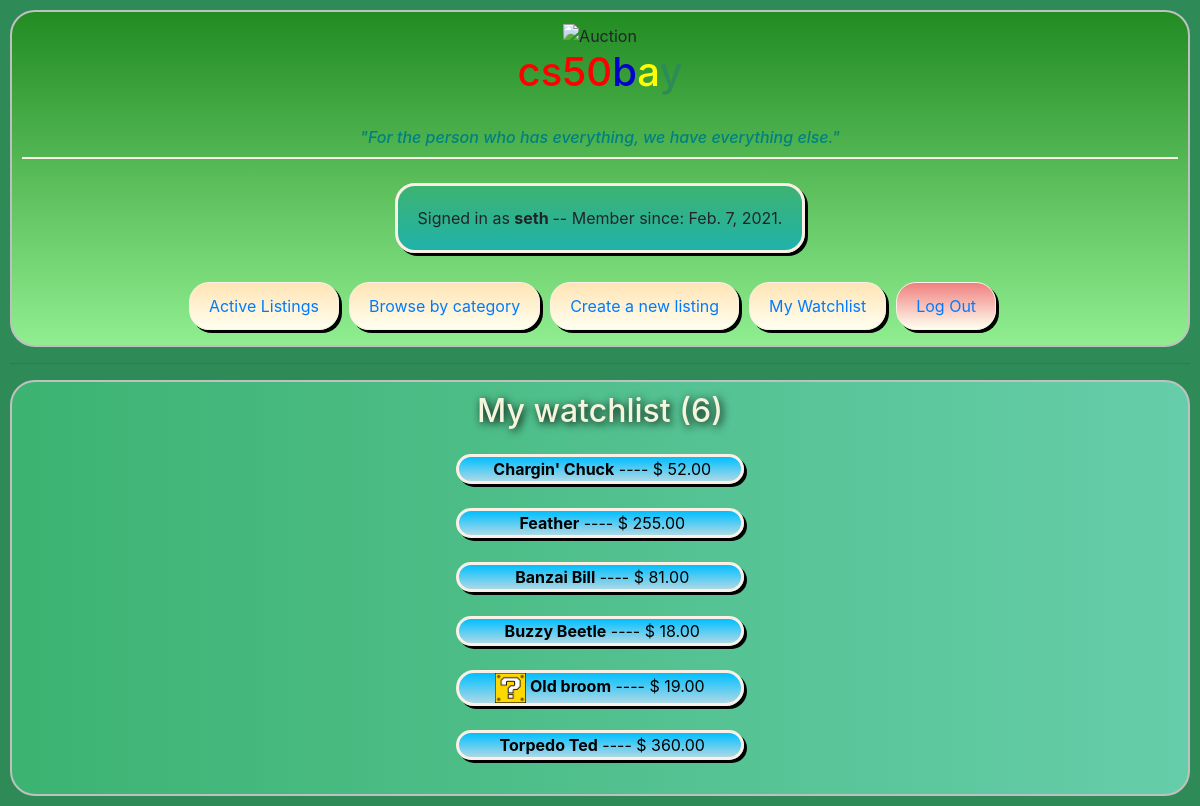
Page /my_watchlist (signed in) on the committed database.
### auctions/models.py (models this page shows, shortened)
class User(AbstractUser):
    member_since = models.DateField(auto_now_add=timezone.now())

class auction_listing(models.Model):
    title = models.CharField(max_length=64)
    description = models.TextField()
    starting_bid = models.DecimalField(max_digits=17, decimal_places=2, default=0)
    creation_date = models.DateTimeField(auto_now_add=timezone.now())
    author = models.CharField(max_length=150)#150 is max length of abstract user
    img_url = models.CharField(max_length=256, blank=True, null=True, help_text="Optional")
    watchlist = models.ManyToManyField(User, blank=True, related_name="user_watchlist")
    active_status = models.BooleanField(default=True)
    categories_list = (
        ('FA', 'Fashion'),
        ('BM', 'Books, Moves & Music'),
        ('EL', 'Electronics'),
        ('CO', 'Collectibles & Art'),
        ('HG', 'Home & Garden'),
        ('SG', 'Sporting Goods'),
        ('TH', 'Toys & Hobbies'),
        ('BI', 'Business & Industrial'),
        ('HB', 'Health & Beauty'),
        ('OT', 'Others')
    )
    category = models.CharField(max_length=2, choices=categories_list, default='OT', help_text="If not specified it will be set as Others")
    class meta:
        ordering = ('-creation_date')

### auctions/views.py (the view)
# urls.py: path("my_watchlist", views.my_watchlist, name="my_watchlist"),
@login_required(login_url='auctions/login.html')
def my_watchlist(request):
    myuser = User.objects.get(username=request.user)
    userwatchlist = myuser.user_watchlist.all()
    id_and_bid = {}
    for listing in userwatchlist:
        current_bid = bids.objects.get(pk=listing)
        id_and_bid[int(listing.id)] = current_bid.highest_bid
    return render(request, "auctions/watchlist.html", {
        "userwatchlist": userwatchlist,
        "id_and_bid": id_and_bid
        })

### auctions/views.py (called while the page is built)
@register.filter
def get_bid(dictionary, key):
    return dictionary.get(key)# django's template wont let parse forloop.counter as an index on a list, so

### auctions/templates/auctions/watchlist.html (shortened to what this page needs)
{% extends "auctions/layout.html" %}
{% block body %}
<h2 class="maintitle">My watchlist ({{id_and_bid |length}})</h2>
<br>
<div>
{% for listing in userwatchlist%}
    <a href="{% url 'listing' listing.id %}" class="watchlistitem">
        <div class="cardstyle" style="margin: auto;">
            <img src="{{listing.img_url}}" alt="" style="height: 30px;">
            <strong>{{listing.title}}</strong> ----  $ {{ id_and_bid | get_bid:listing.id }}
        </div>
    </a>
    <br>
{% endfor %}
</div>
{% endblock %}

### auctions/templates/auctions/layout.html (shortened to what this page needs)
{% load static %}
<!DOCTYPE html>
<html lang="en">
    <head>
        <link rel="stylesheet" href="https://stackpath.bootstrapcdn.com/bootstrap/4.4.1/css/bootstrap.min.css">
        <link href="{% static 'auctions/styles.css' %}" rel="stylesheet">
    </head>
    <body>
        <header>
            <div class="centerbanner">
                <img src="{% static 'auctions/images/ai.png' %}" alt="Auction" style="width: 100px; height: auto; background: transparent;">
                <h1> <span style="color: red;">cs50</span><span style="color: MediumBlue;">b</span><span style="color: Yellow;">a</span><span style="color: #2E8B57;">y</span>  </h1>
                <br>
                <h6 style="color: Teal; font-style: italic;">"For the person who has everything, we have everything else."</h6>
            </div>
            <div class="commentline"></div>
            <br>
            <div>
                {% if user.is_authenticated %}
                    <div class="commentbox" style="width: max-content; margin: auto;">Signed in as <strong>{{ user.username }} </strong> -- Member since: {{user.member_since}}.</div>
                {% else %}
                    You are currently browsing as Guest.
                    <br>
                {% endif %}
                <br>
            </div>
            <div >
                <ul class="nav container" style="justify-content: center;">
                    <li class="nav-item navbox">
                        <a class="nav-link" href="{% url 'index' %}">Active Listings</a>
                    </li>
                    <li class="nav-item navbox">
                        <a class="nav-link" href="{% url 'all_categories'%}">Browse by category</a>
                    </li>
                    {% if user.is_authenticated %}
                        <li class="nav-item navbox">
                            <a class="nav-link" href="{% url 'new_listing'%}">Create a new listing</a>
                        </li>
                        <li class="nav-item navbox">
                            <a class="nav-link" href="{% url 'my_watchlist' %}">My Watchlist</a>
                        </li>
                        <li class="nav-item navboxlogout">
                            <a class="nav-link" href="{% url 'logout' %}">Log Out</a>
                        </li>
                    {% endif %}
                </ul>
            </div>
        </header>
        <hr>
        <main>
            {% block body %}
            {% endblock %}
        </main>
    </body>
</html>

### auctions/static/auctions/styles.css (style rules this page uses)
body { padding: 10px; background-color: #2E8B57; }
h1 { color:bisque; }
header { background-image: linear-gradient( #228B22, #90EE90); border: 2px solid #C0C0C0; border-radius: 25px; padding: 10px; }
main { background-image: linear-gradient(to right, #3CB371, #66CDAA); border: 2px solid #C0C0C0; border-radius: 25px; padding: 10px; }
.centerbanner { text-align: center; margin: auto; }
.container { display: flex; flex-wrap: wrap; align-items: center; }
.cardstyle { width: 18rem; background-image: linear-gradient(DeepSkyBlue, LightBlue); border-radius: 20px; border: 3px solid Linen; box-shadow: 3px 3px black; margin: 20px; text-align: center; }
.maintitle { text-align: center; color: beige; text-shadow: 2px 2px 8px black; margin: auto; }
.watchlistitem, .watchlistitem:hover { color: black; text-decoration: none; }
.commentbox { background-image: linear-gradient(#3CB371, LightSeaGreen); border-radius: 20px; border: 3px solid Linen; box-shadow: 3px 3px black; margin: 20px; padding: 20px; }
.navbox { background-image: linear-gradient(Moccasin, Ivory); border-radius: 20px; border: 1px solid Linen; box-shadow: 3px 3px black; margin: 5px; padding: 3px; }
.navboxlogout { background-image: linear-gradient(lightcoral, Ivory); border-radius: 20px; border: 1px solid Linen; box-shadow: 3px 3px black; margin: 5px; padding: 3px; }
.commentline { border-top: 2px solid linen; margin-top: 10px; width: 100%; }

### rows in the picture
User: username "seth", member_since "Feb. 7, 2021"
auction_listing: title "Chargin' Chuck", id "52.00"
auction_listing: title "Feather", id "255.00"
auction_listing: title "Banzai Bill", id "81.00"
auction_listing: title "Buzzy Beetle", id "18.00"
auction_listing: img_url (picture), title "Old broom", id "19.00"
auction_listing: title "Torpedo Ted", id "360.00"

### other values in the picture
{{ id_and_bid |length }} "6"
